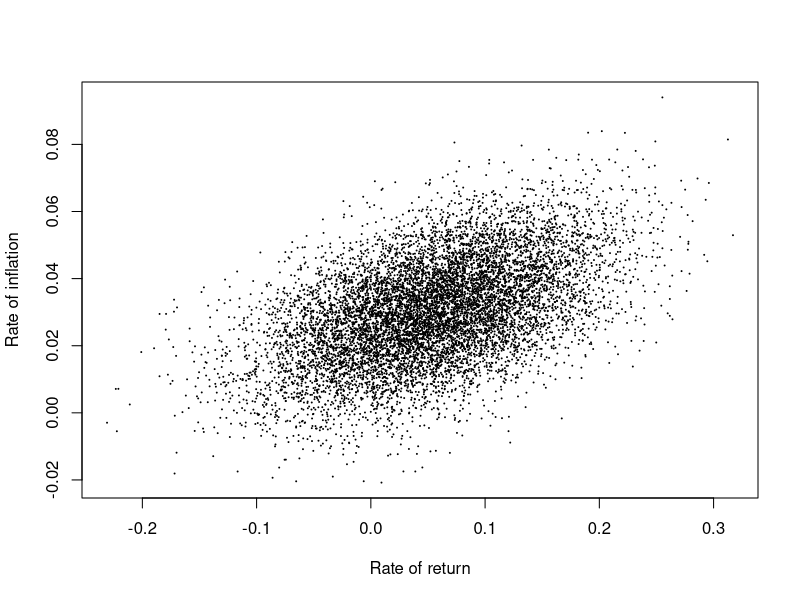
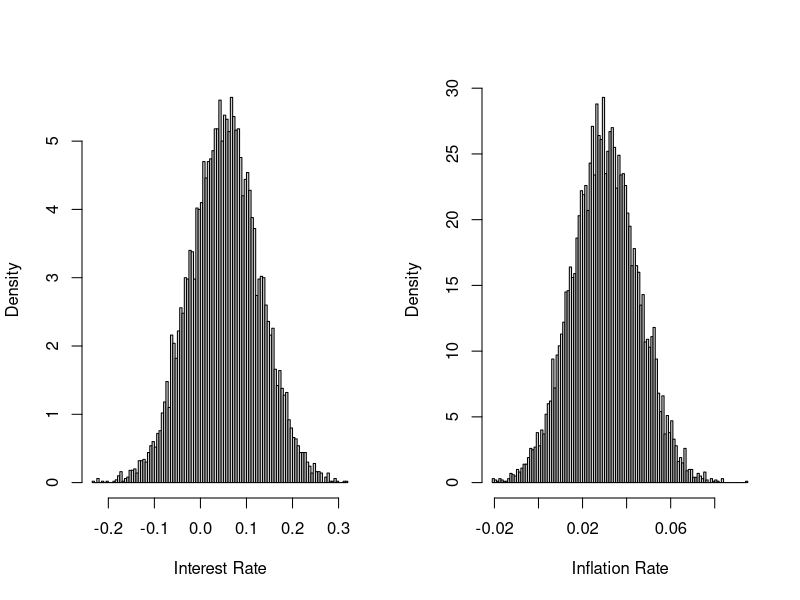

These figures' R source, in order:
## ---- chunk 1
library(MASS)
library(knitr)
knitr::opts_chunk$set(cache = FALSE)
set.seed(10)
## ---- chunk 2
DrawRates = function(n, int,int.sd, inf, inf.sd, rho.rates) {
  covar = rho.rates * int.sd * inf.sd
  Sigma <- matrix(c(int.sd^2, covar, covar, inf.sd^2), 2, 2)
  mu = c(int,inf)
  x = (mvrnorm(n = n, mu = mu, Sigma))
  return(x)
}

mu.int = .0531
sd.int = .0746
mu.inf = .03
sd.inf = .015
rho=.5
n = 10000

x = DrawRates(n = n, int = mu.int, int.sd = sd.int, inf = mu.inf, inf.sd = sd.inf, rho.rates = rho)

plot(x[, 1], x[, 2], pch = 19, cex = .05, xlab = "Rate of return", ylab = "Rate of inflation")
## ---- chunk 3
par(mfrow = c(1, 2))
hist(x[, 1], xlab = "Interest Rate", main = "", freq = FALSE, breaks = 100)
hist(x[, 2], xlab = "Inflation Rate", main = "", freq = FALSE, breaks = 100)
